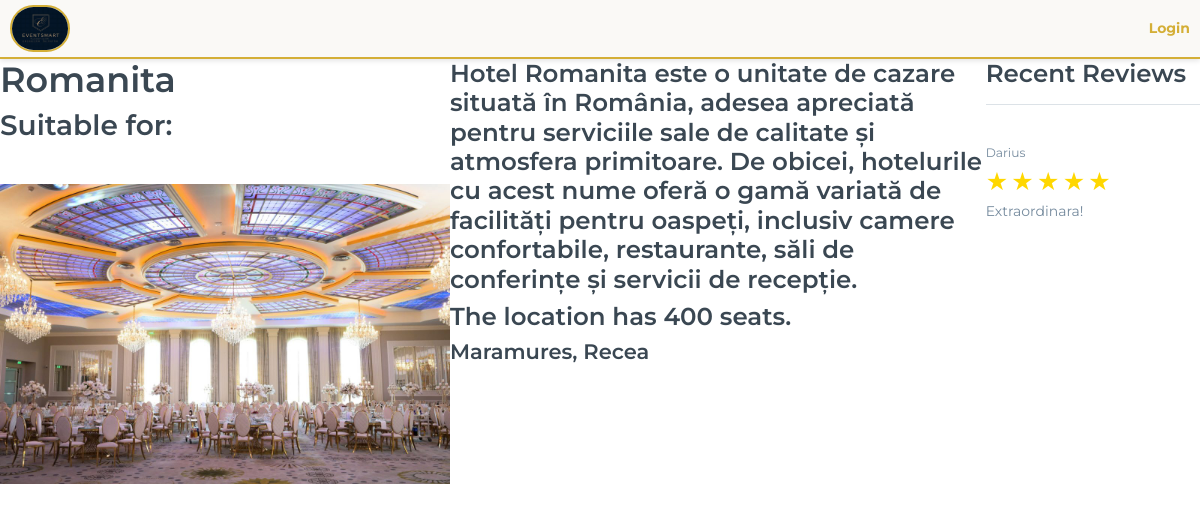
/location/Romanita/, run on an earlier commit of the app's database.
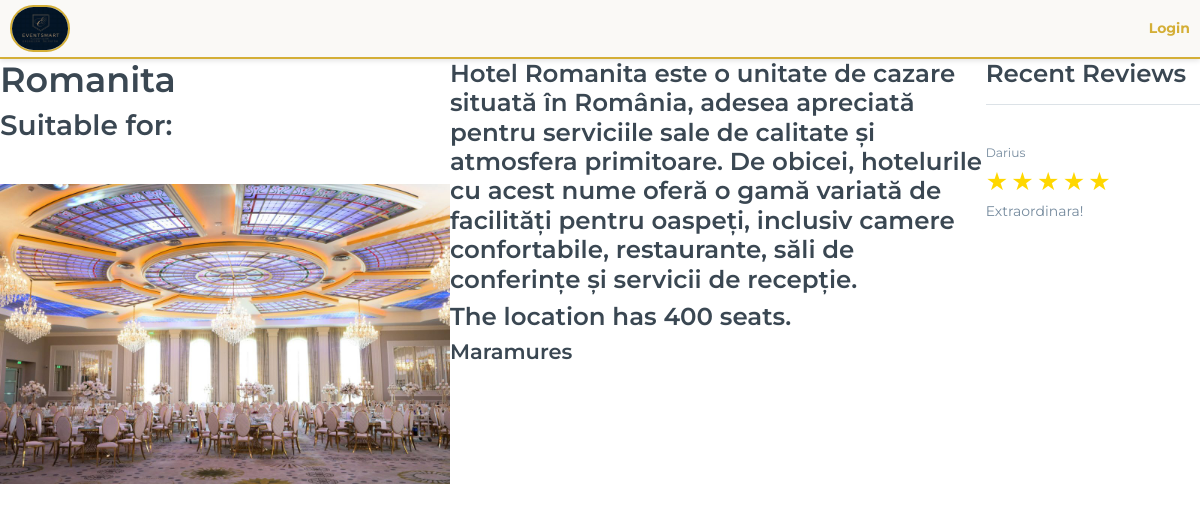
And on a later commit of the database.
### base/models.py (models this page shows, shortened)
class Location(models.Model):
    owner = models.ForeignKey(User, on_delete=models.SET_NULL, null=True)
    name = models.CharField(max_length=100)
    description = models.TextField(null=True, blank=True)
    gallery = models.ImageField(upload_to='images/', null=True, blank=True)
    location = models.TextField(max_length=30)
    types = models.ManyToManyField(Type, blank=True)
    seats_numbers = models.IntegerField(null=True, blank=True)
    created_at = models.DateTimeField(auto_now_add=True)
    cost = models.DecimalField(max_digits=12, decimal_places=2,default=3000)
    number = models.CharField(max_length=20, default="+(40) 74 83 64 823")

### base/views.py (the view, shortened to what this page needs)
def location(request, pk):
    location = Location.objects.get(name=pk)
    reviews = location.review_set.all()
    star_range = range(1, 6)
    context = {
        'location': location,
        'star_range': star_range,
        'reviews': reviews,
    }
    return render(request, 'base/location.html', context)

### base/context_processors.py (called while the page is built)
def media_url(request):
    return {
        'MEDIA_URL': settings.MEDIA_URL
    }

### base/templates/base/location.html (shortened to what this page needs)
{% extends 'main.html' %}
{% block content %}
<div class="display-container" style="display:grid;grid-template-columns: 1fr 2.5fr 1fr;">
    <div>
        <h1>{{ location.name }}</h1>
        <h2>
            Suitable for:
            <br>
            <br>
        </h2>
        <img style="height: 300px;width: auto;" src="{{ location.gallery.url }}" alt="{{ location.name }}">
    </div>
    <div>
        <h3>{{ location.description }}</h3>
        <h3>The location has {{ location.seats_numbers }} seats.</h3>
        <h4>{{ location.location }}</h4>
    </div>
    <div class="reviews_comments">
        <h3>Recent Reviews</h3>
        <hr>
        {% for review in reviews %}
        <div>
            <br>
            <small>{{ review.user.username }} <br>
                {% for i in star_range %}
                {% if i <= review.stars %}
                    <span class="star filled">★</span>
                {% else %}
                    <span class="star empty">★</span>
                {% endif %}
            {% endfor %}
            </small>
            <p>{{ review.comment }}</p>
        </div>
        {% empty %}
        <p>No reviews yet.</p>
        {% endfor %}
    </div>
</div>
{% endblock content %}

What changed in the data, as far as the page shows it:
changed Location "Romanita": location "Maramures, Recea" → "Maramures"
